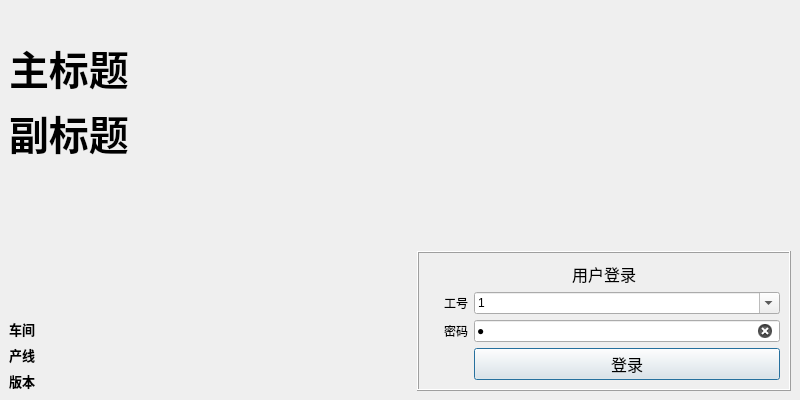
<?xml version="1.0" encoding="UTF-8"?>
<ui version="4.0">
 <class>DialogLogin</class>
 <widget class="QDialog" name="DialogLogin">
  <property name="geometry">
   <rect>
    <x>0</x>
    <y>0</y>
    <width>800</width>
    <height>400</height>
   </rect>
  </property>
  <property name="windowTitle">
   <string>登录</string>
  </property>
  <layout class="QVBoxLayout" name="verticalLayout_3">
   <property name="leftMargin">
    <number>9</number>
   </property>
   <property name="topMargin">
    <number>0</number>
   </property>
   <property name="rightMargin">
    <number>9</number>
   </property>
   <property name="bottomMargin">
    <number>9</number>
   </property>
   <item>
    <layout class="QHBoxLayout" name="horizontalLayout01">
     <item>
      <spacer name="horizontalSpacer01">
       <property name="orientation">
        <enum>Qt::Horizontal</enum>
       </property>
       <property name="sizeHint" stdset="0">
        <size>
         <width>621</width>
         <height>20</height>
        </size>
       </property>
      </spacer>
     </item>
     <item>
      <widget class="XYClickLabel" name="labelMinimize">
       <property name="minimumSize">
        <size>
         <width>32</width>
         <height>32</height>
        </size>
       </property>
       <property name="maximumSize">
        <size>
         <width>32</width>
         <height>32</height>
        </size>
       </property>
       <property name="toolTip">
        <string>关闭</string>
       </property>
       <property name="text">
        <string/>
       </property>
       <property name="alignment">
        <set>Qt::AlignRight|Qt::AlignTrailing|Qt::AlignVCenter</set>
       </property>
      </widget>
     </item>
     <item>
      <widget class="XYClickLabel" name="labelReject">
       <property name="minimumSize">
        <size>
         <width>32</width>
         <height>32</height>
        </size>
       </property>
       <property name="maximumSize">
        <size>
         <width>32</width>
         <height>32</height>
        </size>
       </property>
       <property name="toolTip">
        <string>关闭</string>
       </property>
       <property name="text">
        <string/>
       </property>
       <property name="alignment">
        <set>Qt::AlignRight|Qt::AlignTrailing|Qt::AlignVCenter</set>
       </property>
      </widget>
     </item>
    </layout>
   </item>
   <item>
    <widget class="QLabel" name="labelMainTitle">
     <property name="font">
      <font>
       <family>微软雅黑</family>
       <pointsize>30</pointsize>
       <weight>75</weight>
       <bold>true</bold>
      </font>
     </property>
     <property name="text">
      <string>主标题</string>
     </property>
    </widget>
   </item>
   <item>
    <widget class="QLabel" name="labelSubTitle">
     <property name="font">
      <font>
       <family>微软雅黑</family>
       <pointsize>30</pointsize>
       <weight>75</weight>
       <bold>true</bold>
      </font>
     </property>
     <property name="text">
      <string>副标题</string>
     </property>
    </widget>
   </item>
   <item>
    <layout class="QHBoxLayout" name="horizontalLayout02">
     <item>
      <layout class="QVBoxLayout" name="verticalLayout01">
       <item>
        <spacer name="verticalSpacer">
         <property name="orientation">
          <enum>Qt::Vertical</enum>
         </property>
         <property name="sizeHint" stdset="0">
          <size>
           <width>20</width>
           <height>40</height>
          </size>
         </property>
        </spacer>
       </item>
       <item>
        <widget class="QLabel" name="labelWorkShop">
         <property name="font">
          <font>
           <family>微软雅黑</family>
           <pointsize>10</pointsize>
           <weight>75</weight>
           <bold>true</bold>
          </font>
         </property>
         <property name="text">
          <string>车间</string>
         </property>
        </widget>
       </item>
       <item>
        <widget class="QLabel" name="labelWorkLine">
         <property name="font">
          <font>
           <family>微软雅黑</family>
           <pointsize>10</pointsize>
           <weight>75</weight>
           <bold>true</bold>
          </font>
         </property>
         <property name="text">
          <string>产线</string>
         </property>
        </widget>
       </item>
       <item>
        <widget class="QLabel" name="labelVersion">
         <property name="font">
          <font>
           <family>微软雅黑</family>
           <pointsize>10</pointsize>
           <weight>75</weight>
           <bold>true</bold>
          </font>
         </property>
         <property name="text">
          <string>版本</string>
         </property>
        </widget>
       </item>
      </layout>
     </item>
     <item>
      <spacer name="horizontalSpacer02">
       <property name="orientation">
        <enum>Qt::Horizontal</enum>
       </property>
       <property name="sizeHint" stdset="0">
        <size>
         <width>40</width>
         <height>20</height>
        </size>
       </property>
      </spacer>
     </item>
     <item>
      <layout class="QVBoxLayout" name="verticalLayout02">
       <item>
        <spacer name="verticalSpacer02">
         <property name="orientation">
          <enum>Qt::Vertical</enum>
         </property>
         <property name="sizeHint" stdset="0">
          <size>
           <width>20</width>
           <height>40</height>
          </size>
         </property>
        </spacer>
       </item>
       <item>
        <widget class="QFrame" name="frame">
         <property name="frameShape">
          <enum>QFrame::Box</enum>
         </property>
         <property name="frameShadow">
          <enum>QFrame::Raised</enum>
         </property>
         <layout class="QGridLayout" name="gridLayout" columnminimumwidth="0,0">
          <item row="1" column="0" colspan="2">
           <widget class="QLabel" name="label01">
            <property name="font">
             <font>
              <family>微软雅黑</family>
              <pointsize>12</pointsize>
             </font>
            </property>
            <property name="text">
             <string>用户登录</string>
            </property>
            <property name="alignment">
             <set>Qt::AlignCenter</set>
            </property>
           </widget>
          </item>
          <item row="5" column="1">
           <widget class="QLineEdit" name="editPassword">
            <property name="text">
             <string>1</string>
            </property>
            <property name="echoMode">
             <enum>QLineEdit::Password</enum>
            </property>
            <property name="clearButtonEnabled">
             <bool>true</bool>
            </property>
           </widget>
          </item>
          <item row="3" column="0">
           <widget class="QLabel" name="label02">
            <property name="minimumSize">
             <size>
              <width>40</width>
              <height>0</height>
             </size>
            </property>
            <property name="text">
             <string>工号</string>
            </property>
            <property name="alignment">
             <set>Qt::AlignRight|Qt::AlignTrailing|Qt::AlignVCenter</set>
            </property>
           </widget>
          </item>
          <item row="5" column="0">
           <widget class="QLabel" name="label03">
            <property name="minimumSize">
             <size>
              <width>40</width>
              <height>0</height>
             </size>
            </property>
            <property name="text">
             <string>密码</string>
            </property>
            <property name="alignment">
             <set>Qt::AlignRight|Qt::AlignTrailing|Qt::AlignVCenter</set>
            </property>
           </widget>
          </item>
          <item row="3" column="1">
           <widget class="QComboBox" name="comboUser">
            <property name="editable">
             <bool>true</bool>
            </property>
            <property name="currentText">
             <string>1</string>
            </property>
           </widget>
          </item>
          <item row="6" column="1">
           <widget class="QPushButton" name="buttonLogin">
            <property name="font">
             <font>
              <family>微软雅黑</family>
              <pointsize>12</pointsize>
             </font>
            </property>
            <property name="text">
             <string>登录</string>
            </property>
            <property name="default">
             <bool>true</bool>
            </property>
            <property name="flat">
             <bool>false</bool>
            </property>
           </widget>
          </item>
         </layout>
        </widget>
       </item>
      </layout>
     </item>
    </layout>
   </item>
  </layout>
 </widget>
 <customwidgets>
  <customwidget>
   <class>XYClickLabel</class>
   <extends>QLabel</extends>
   <header location="global">XYLabel.h</header>
  </customwidget>
 </customwidgets>
 <tabstops>
  <tabstop>comboUser</tabstop>
  <tabstop>editPassword</tabstop>
  <tabstop>buttonLogin</tabstop>
 </tabstops>
 <resources/>
 <connections/>
</ui>
